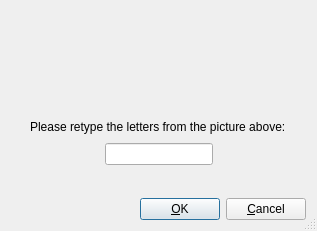
<ui version="4.0" >
 <class>VerifyDlgBase</class>
 <widget class="QDialog" name="VerifyDlgBase" >
  <property name="geometry" >
   <rect>
    <x>0</x>
    <y>0</y>
    <width>317</width>
    <height>231</height>
   </rect>
  </property>
  <property name="windowTitle" >
   <string>Verification Dialog</string>
  </property>
  <property name="sizeGripEnabled" >
   <bool>true</bool>
  </property>
  <layout class="QVBoxLayout" >
   <property name="margin" >
    <number>11</number>
   </property>
   <property name="spacing" >
    <number>6</number>
   </property>
   <item>
    <layout class="QHBoxLayout" >
     <property name="margin" >
      <number>0</number>
     </property>
     <property name="spacing" >
      <number>6</number>
     </property>
     <item>
      <spacer>
       <property name="orientation" >
        <enum>Qt::Horizontal</enum>
       </property>
       <property name="sizeType" >
        <enum>QSizePolicy::Expanding</enum>
       </property>
       <property name="sizeHint" >
        <size>
         <width>40</width>
         <height>20</height>
        </size>
       </property>
      </spacer>
     </item>
     <item>
      <widget class="QLabel" name="lblPicture" >
       <property name="enabled" >
        <bool>true</bool>
       </property>
       <property name="sizePolicy" >
        <sizepolicy>
         <hsizetype>0</hsizetype>
         <vsizetype>0</vsizetype>
         <horstretch>0</horstretch>
         <verstretch>0</verstretch>
        </sizepolicy>
       </property>
       <property name="minimumSize" >
        <size>
         <width>240</width>
         <height>100</height>
        </size>
       </property>
       <property name="scaledContents" >
        <bool>true</bool>
       </property>
       <property name="wordWrap" >
        <bool>false</bool>
       </property>
      </widget>
     </item>
     <item>
      <spacer>
       <property name="orientation" >
        <enum>Qt::Horizontal</enum>
       </property>
       <property name="sizeType" >
        <enum>QSizePolicy::Expanding</enum>
       </property>
       <property name="sizeHint" >
        <size>
         <width>40</width>
         <height>20</height>
        </size>
       </property>
      </spacer>
     </item>
    </layout>
   </item>
   <item>
    <layout class="QHBoxLayout" >
     <property name="margin" >
      <number>0</number>
     </property>
     <property name="spacing" >
      <number>6</number>
     </property>
     <item>
      <spacer>
       <property name="orientation" >
        <enum>Qt::Horizontal</enum>
       </property>
       <property name="sizeType" >
        <enum>QSizePolicy::Expanding</enum>
       </property>
       <property name="sizeHint" >
        <size>
         <width>40</width>
         <height>20</height>
        </size>
       </property>
      </spacer>
     </item>
     <item>
      <widget class="QLabel" name="lblRetype" >
       <property name="text" >
        <string>Please retype the letters from the picture above:</string>
       </property>
       <property name="wordWrap" >
        <bool>false</bool>
       </property>
       <property name="buddy" >
        <cstring>edtVerify</cstring>
       </property>
      </widget>
     </item>
     <item>
      <spacer>
       <property name="orientation" >
        <enum>Qt::Horizontal</enum>
       </property>
       <property name="sizeType" >
        <enum>QSizePolicy::Expanding</enum>
       </property>
       <property name="sizeHint" >
        <size>
         <width>40</width>
         <height>20</height>
        </size>
       </property>
      </spacer>
     </item>
    </layout>
   </item>
   <item>
    <layout class="QHBoxLayout" >
     <property name="margin" >
      <number>0</number>
     </property>
     <property name="spacing" >
      <number>6</number>
     </property>
     <item>
      <spacer>
       <property name="orientation" >
        <enum>Qt::Horizontal</enum>
       </property>
       <property name="sizeType" >
        <enum>QSizePolicy::Expanding</enum>
       </property>
       <property name="sizeHint" >
        <size>
         <width>40</width>
         <height>20</height>
        </size>
       </property>
      </spacer>
     </item>
     <item>
      <widget class="QLineEdit" name="edtVerify" />
     </item>
     <item>
      <spacer>
       <property name="orientation" >
        <enum>Qt::Horizontal</enum>
       </property>
       <property name="sizeType" >
        <enum>QSizePolicy::Expanding</enum>
       </property>
       <property name="sizeHint" >
        <size>
         <width>40</width>
         <height>20</height>
        </size>
       </property>
      </spacer>
     </item>
    </layout>
   </item>
   <item>
    <spacer>
     <property name="orientation" >
      <enum>Qt::Vertical</enum>
     </property>
     <property name="sizeType" >
      <enum>QSizePolicy::Expanding</enum>
     </property>
     <property name="sizeHint" >
      <size>
       <width>20</width>
       <height>12</height>
      </size>
     </property>
    </spacer>
   </item>
   <item>
    <layout class="QHBoxLayout" >
     <property name="margin" >
      <number>0</number>
     </property>
     <property name="spacing" >
      <number>6</number>
     </property>
     <item>
      <spacer>
       <property name="orientation" >
        <enum>Qt::Horizontal</enum>
       </property>
       <property name="sizeType" >
        <enum>QSizePolicy::Expanding</enum>
       </property>
       <property name="sizeHint" >
        <size>
         <width>20</width>
         <height>20</height>
        </size>
       </property>
      </spacer>
     </item>
     <item>
      <widget class="QPushButton" name="buttonOk" >
       <property name="text" >
        <string>&amp;OK</string>
       </property>
       <property name="shortcut" >
        <string/>
       </property>
       <property name="autoDefault" >
        <bool>true</bool>
       </property>
       <property name="default" >
        <bool>true</bool>
       </property>
      </widget>
     </item>
     <item>
      <widget class="QPushButton" name="buttonCancel" >
       <property name="text" >
        <string>&amp;Cancel</string>
       </property>
       <property name="shortcut" >
        <string/>
       </property>
       <property name="autoDefault" >
        <bool>true</bool>
       </property>
      </widget>
     </item>
    </layout>
   </item>
  </layout>
 </widget>
 <layoutdefault spacing="6" margin="11" />
 <pixmapfunction>qPixmapFromMimeSource</pixmapfunction>
 <resources/>
 <connections/>
</ui>
